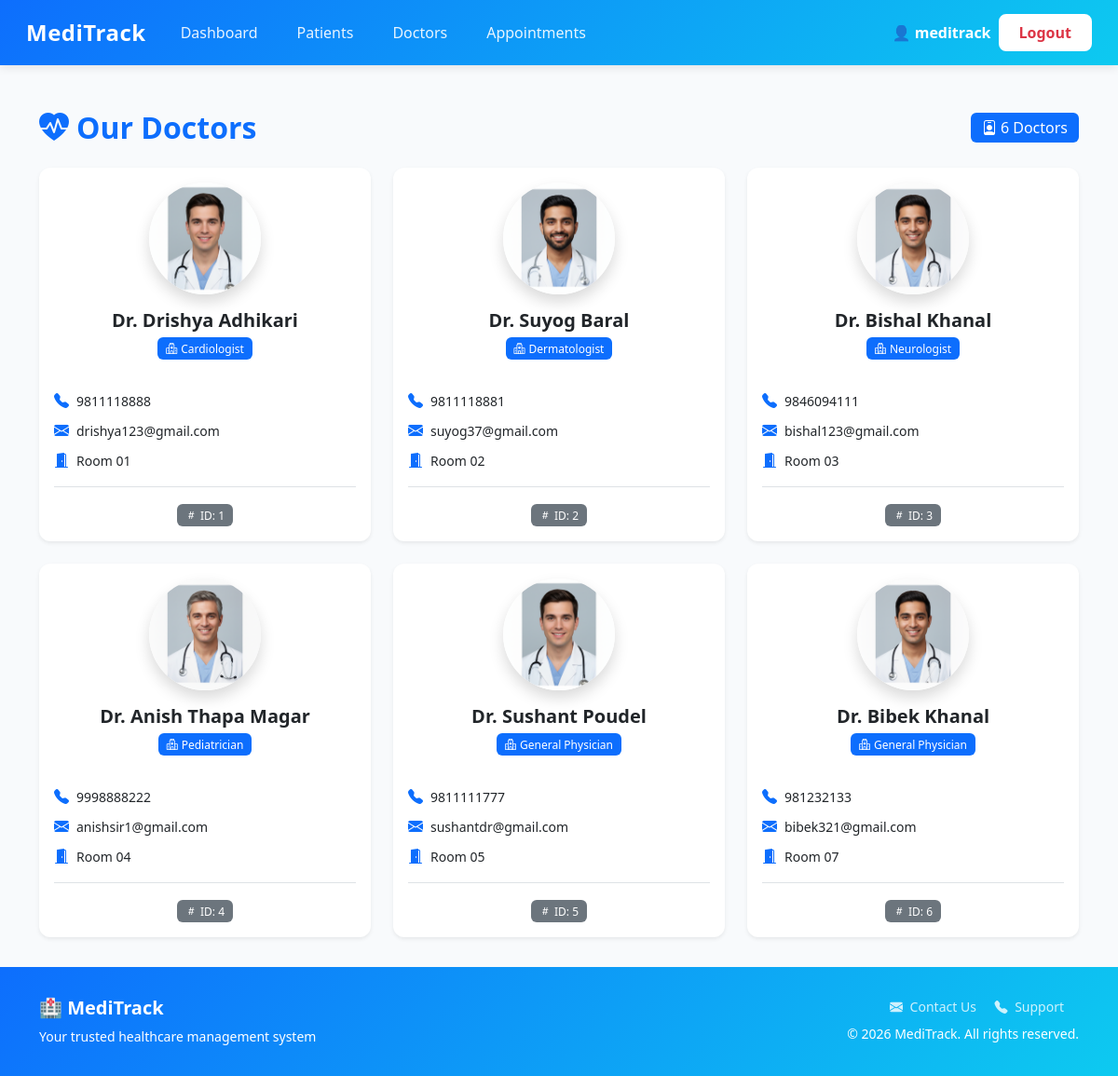
Page /doctors/ (signed in) on the earlier database version.
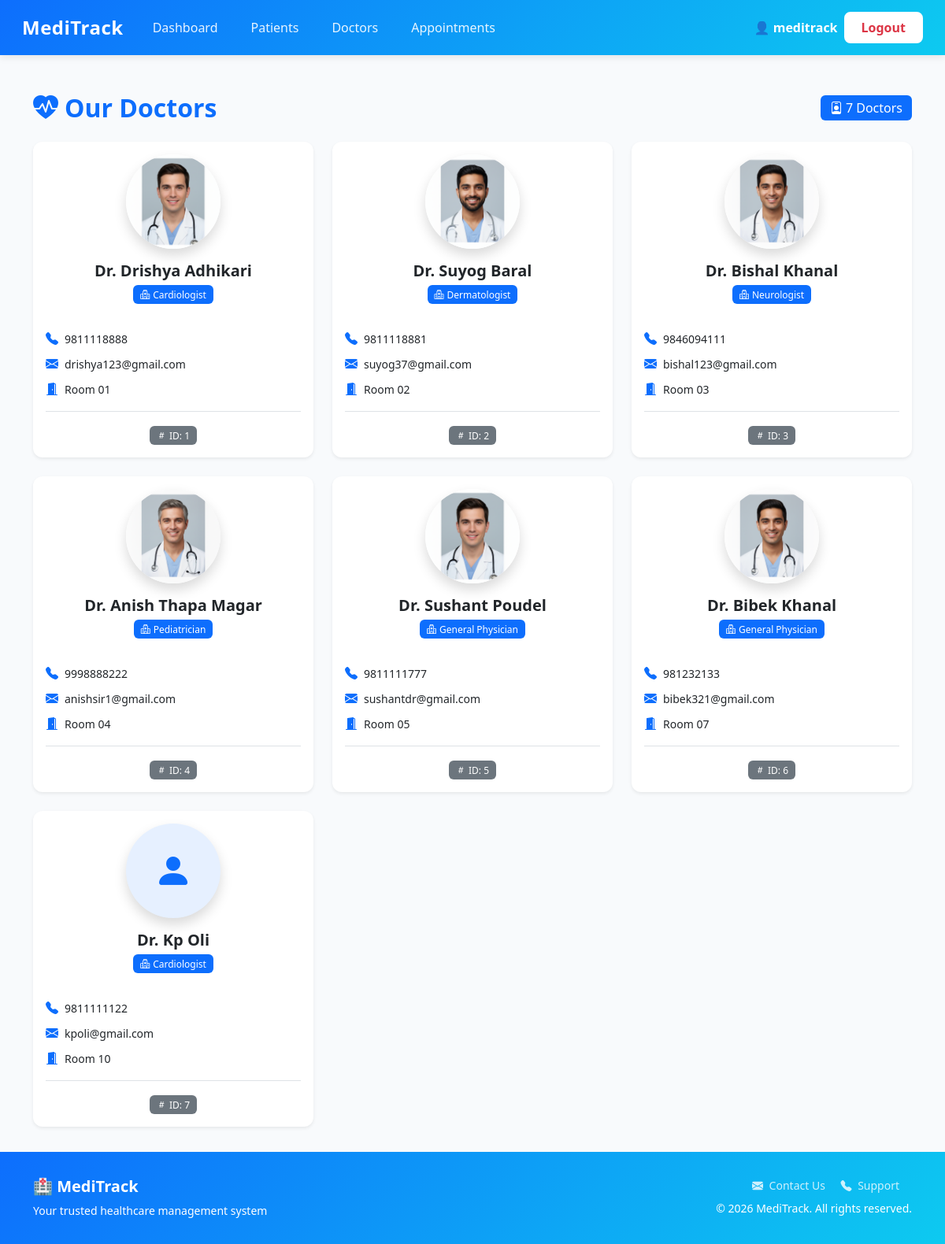
Same page on the later database version.
### hospital/models.py (models this page shows, shortened)
class Doctor(models.Model):
    SPECIALIZATION_CHOICES = [
    ('Cardiologist', 'Cardiologist'),
    ('Dermatologist', 'Dermatologist'),
    ('Neurologist', 'Neurologist'),
    ('Pediatrician', 'Pediatrician'),
    ('General', 'General Physician'),
    ('Orthopedic', 'Orthopedic Surgeon'),
    ('Psychiatrist', 'Psychiatrist'),
    ('Ophthalmologist', 'Ophthalmologist'),
    ('ENT', 'Ear, Nose & Throat Specialist'),
    ('Gynecologist', 'Gynecologist'),
    ('Urologist', 'Urologist'),
    ('Oncologist', 'Oncologist'),
    ('Endocrinologist', 'Endocrinologist'),
    ('Nephrologist', 'Nephrologist'),
    ('Gastroenterologist', 'Gastroenterologist'),
    ('Pulmonologist', 'Pulmonologist'),
    ('Rheumatologist', 'Rheumatologist'),
]
    first_name = models.CharField(max_length=50)
    last_name = models.CharField(max_length=50)
    specialization = models.CharField(max_length=50, choices=SPECIALIZATION_CHOICES)
    phone = models.CharField(max_length=15, unique=True)
    email = models.EmailField(unique=True)
    room_number = models.CharField(max_length=10, blank=True, null=True)
    image = models.ImageField(upload_to='doctor_images/', blank=True, null=True)
    user = models.OneToOneField(User, on_delete=models.CASCADE, null=True, blank=True)

### hospital/views.py (the view)
# urls.py: path('doctors/', views.doctor_list, name='doctor_list'),
@login_required
def doctor_list(request):
    doctors = Doctor.objects.all()
    return render(request, 'hospital/doctor_list.html', {'doctors': doctors})

### hospital/templates/hospital/doctor_list.html (shortened to what this page needs)
{% extends 'hospital/base.html' %}
{% load static %}
{% block content %}
<div class="container mt-5">
    <div class="row mb-4">
        <div class="col-12">
            <div class="d-flex align-items-center justify-content-between">
                <h2 class="fw-bold text-primary mb-0">
                    <i class="bi bi-heart-pulse-fill me-2"></i>Our Doctors
                </h2>
                <span class="badge bg-primary fs-6">
                    <i class="bi bi-person-badge me-1"></i>{{ doctors|length }} Doctor{{ doctors|length|pluralize }}
                </span>
            </div>
        </div>
    </div>
    {% if doctors %}
    <div class="row g-4">
        {% for doctor in doctors %}
        <div class="col-md-6 col-lg-4">
            <div class="card h-100 border-0 shadow-sm">
                <div class="card-body text-center">
                    <div class="mb-3">
                        {% if doctor.image %}
                        <img src="{{ doctor.image.url }}" alt="Dr. {{ doctor.first_name }}"
                            class="rounded-circle shadow" width="120" height="120" style="object-fit: cover;">
                        {% else %}
                        <div class="bg-primary bg-opacity-10 rounded-circle d-inline-flex align-items-center justify-content-center shadow"
                            style="width: 120px; height: 120px;">
                            <i class="bi bi-person-fill text-primary" style="font-size: 3rem;"></i>
                        </div>
                        {% endif %}
                    </div>
                    <h5 class="card-title fw-bold mb-1">Dr. {{ doctor.first_name }} {{ doctor.last_name }}</h5>
                    <span class="badge bg-primary mb-3">
                        <i class="bi bi-hospital me-1"></i>{{ doctor.get_specialization_display }}
                    </span>
                    <div class="text-start mt-3">
                        <div class="d-flex align-items-center mb-2">
                            <i class="bi bi-telephone-fill text-primary me-2"></i>
                            <small>{{ doctor.phone }}</small>
                        </div>
                        <div class="d-flex align-items-center mb-2">
                            <i class="bi bi-envelope-fill text-primary me-2"></i>
                            <small class="text-truncate">{{ doctor.email }}</small>
                        </div>
                        {% if doctor.room_number %}
                        <div class="d-flex align-items-center">
                            <i class="bi bi-door-open-fill text-primary me-2"></i>
                            <small>Room {{ doctor.room_number }}</small>
                        </div>
                        {% endif %}
                    </div>
                    <div class="mt-3 pt-3 border-top">
                        <span class="badge bg-secondary">
                            <i class="bi bi-hash me-1"></i>ID: {{ doctor.id }}
                        </span>
                    </div>
                </div>
            </div>
        </div>
        {% endfor %}
    </div>
    {% endif %}
</div>
{% endblock %}

### hospital/templates/hospital/base.html (shortened to what this page needs)
<!DOCTYPE html>
<html lang="en">
<head>
    <link href="https://cdn.jsdelivr.net/npm/bootstrap@5.3.2/dist/css/bootstrap.min.css" rel="stylesheet">
    <link rel="stylesheet" href="https://cdn.jsdelivr.net/npm/bootstrap-icons@1.11.1/font/bootstrap-icons.css">
</head>
<body>
    <nav class="navbar navbar-expand-lg navbar-dark">
        <div class="container-fluid">
            <a class="navbar-brand text-white" href="{% url 'landing_page' %}">MediTrack</a>
            <div class="collapse navbar-collapse" id="navbarNav">
                <ul class="navbar-nav me-auto">
                    {% if user.is_authenticated %}
                    {% if user.is_staff and not user.is_superuser %}
                    <li class="nav-item"><a class="nav-link" href="{% url 'doctor_dashboard' %}">My Patients</a></li>
                    {% elif user.is_superuser %}
                    <li class="nav-item"><a class="nav-link" href="{% url 'home' %}">Dashboard</a></li>
                    <li class="nav-item"><a class="nav-link" href="{% url 'patient_list' %}">Patients</a></li>
                    <li class="nav-item"><a class="nav-link" href="{% url 'doctor_list' %}">Doctors</a></li>
                    <li class="nav-item"><a class="nav-link" href="{% url 'appointment_list' %}">Appointments</a></li>
                    {% endif %}
                    {% endif %}
                </ul>
                <ul class="navbar-nav ms-auto align-items-center">
                    {% if user.is_authenticated %}
                    <li class="nav-item me-2">
                        <span class="navbar-text text-white">
                            👤 {{ user.username }}
                        </span>
                    </li>
                    <li class="nav-item">
                        <form method="post" action="{% url 'logout' %}" class="d-inline">
                            <button type="submit" class="btn btn-logout">Logout</button>
                        </form>
                    </li>
                    {% else %}
                    <li class="nav-item">
                        <a href="{% url 'login' %}" class="btn btn-login">Login</a>
                    </li>
                    {% endif %}
                </ul>
            </div>
        </div>
    </nav>
    <div class="content-wrapper">
        {% block content %}
        {% endblock %}
    </div>
    <footer class="mt-auto">
        <div class="container">
            <div class="row">
                <div class="col-md-6 text-center text-md-start mb-3 mb-md-0">
                    <h5 class="fw-bold">🏥 MediTrack</h5>
                    <p class="mb-0 small">Your trusted healthcare management system</p>
                </div>
                <div class="col-md-6 text-center text-md-end">
                    <p class="mb-2 small">
                        <a href="mailto:contact@meditrack.com" class="me-3"><i class="bi bi-envelope-fill me-1"></i>
                            Contact Us</a>
                        <a href="#" class="me-3"><i class="bi bi-telephone-fill me-1"></i> Support</a>
                    </p>
                    <p class="mb-0 small">&copy; 2026 MediTrack. All rights reserved.</p>
                </div>
            </div>
        </div>
    </footer>
</body>
</html>

### hospital/templates/hospital/base.html (style rules this page uses)
:root { --primary-color: #0d6efd; --primary-dark: #0a58ca; --secondary-color: #6c757d; --success-color: #198754; --info-color: #0dcaf0; --warning-color: #ffc107; --danger-color: #dc3545; --light-bg: #f8f9fa; --card-shadow: 0 0.125rem 0.25rem rgba(0, 0, 0, 0.075); --card-shadow-hover: 0 0.5rem 1rem rgba(0, 0, 0, 0.15); }
* { scroll-behavior: smooth; }
body { background-color: #f8fafc; font-family: 'Segoe UI', Tahoma, Geneva, Verdana, sans-serif; min-height: 100vh; display: flex; flex-direction: column; }
.navbar { background: linear-gradient(135deg, #0d6efd 0%, #0dcaf0 100%); box-shadow: 0 2px 10px rgba(0, 0, 0, 0.1); padding: 0.75rem 1rem; }
.navbar-brand { font-weight: 700; font-size: 1.5rem; letter-spacing: 0.5px; transition: transform 0.3s ease; }
.navbar-nav .nav-link { color: rgba(255, 255, 255, 0.9) !important; font-weight: 500; margin: 0 5px; padding: 8px 16px !important; border-radius: 8px; transition: all 0.3s ease; }
.navbar-text { font-weight: 600; color: #fff !important; }
.btn-logout { background-color: #fff; color: #dc3545; border: 2px solid #fff; font-weight: 600; padding: 6px 20px; border-radius: 8px; transition: all 0.3s ease; }
.content-wrapper { flex: 1; padding-bottom: 2rem; }
footer { background: linear-gradient(135deg, #0d6efd 0%, #0dcaf0 100%); color: white; padding: 2rem 0; margin-top: auto; }
footer a { color: rgba(255, 255, 255, 0.8); text-decoration: none; transition: color 0.3s ease; }
.card { border: none; border-radius: 12px; box-shadow: var(--card-shadow); transition: all 0.3s ease; }
.badge { padding: 0.5em 0.75em; font-weight: 500; }

Differences in the rows shown:
added Doctor: first_name "Kp", last_name "Oli", specialization "Cardiologist", phone "9811111122", email "kpoli@gmail.com", room_number "10", id "7"
Other differences:
{{ doctors|length }}: "6" → "7"
